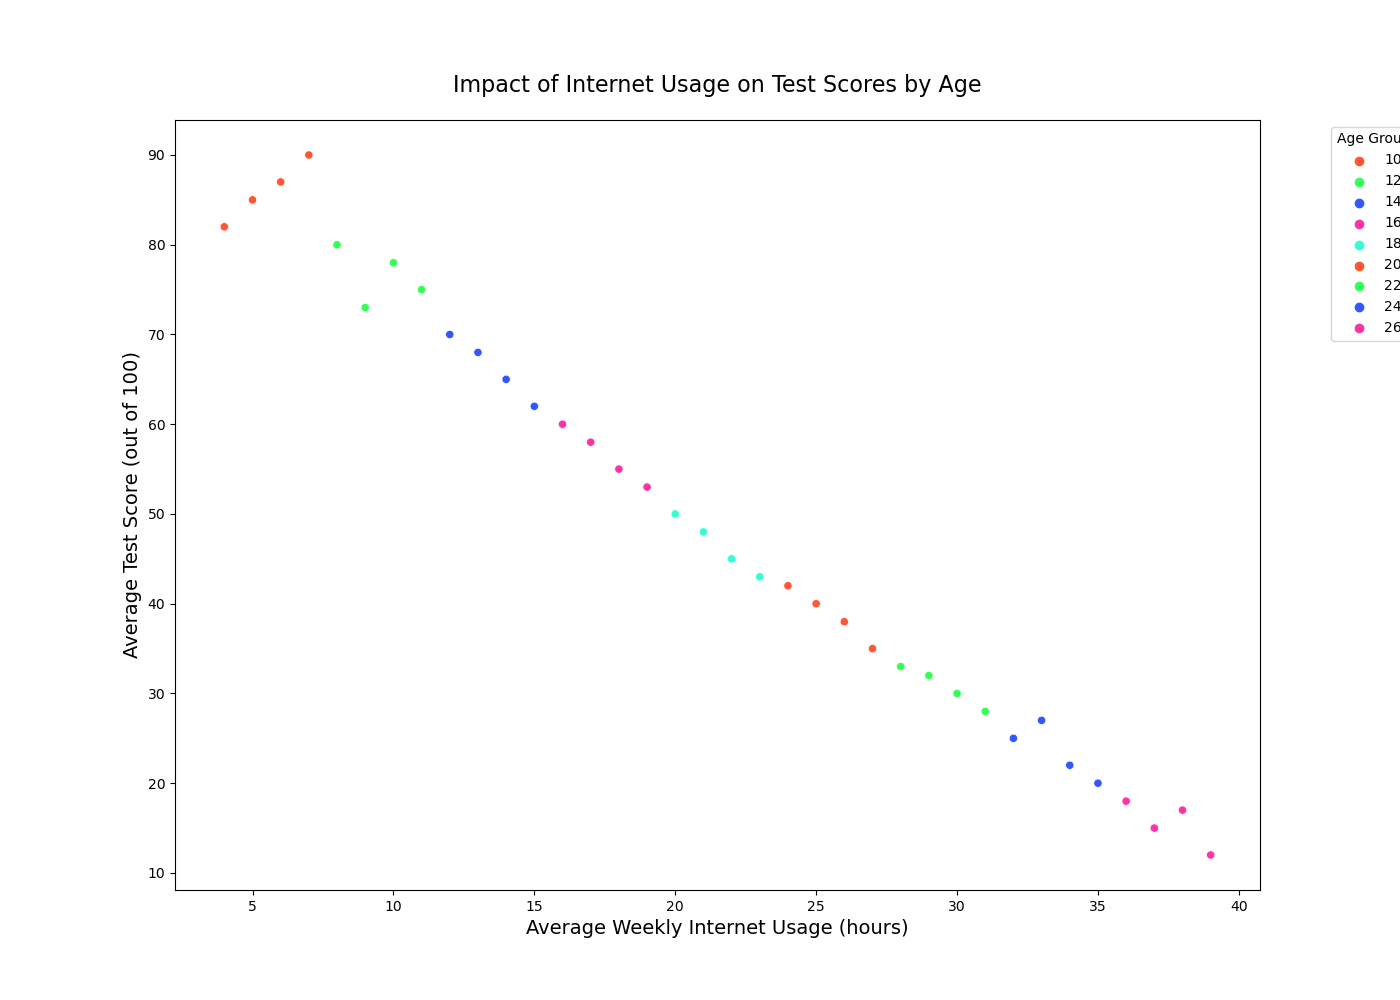

Generate this figure with Python:

import seaborn as sns
import pandas as pd
import matplotlib.pyplot as plt

data = {
    'Age': [10, 10, 10, 10, 12, 12, 12, 12, 14, 14, 14, 14, 16, 16, 16, 16, 18, 18, 18, 18, 20, 20, 20, 20, 22, 22, 22, 22, 24, 24, 24, 24, 26, 26, 26, 26],
    'Internet_Usage': [5, 6, 4, 7, 10, 8, 9, 11, 14, 12, 13, 15, 18, 16, 19, 17, 20, 21, 22, 23, 25, 24, 26, 27, 28, 30, 29, 31, 32, 33, 34, 35, 36, 37, 38, 39],
    'Test_Score': [85, 87, 82, 90, 78, 80, 73, 75, 65, 70, 68, 62, 55, 60, 53, 58, 50, 48, 45, 43, 40, 42, 38, 35, 33, 30, 32, 28, 25, 27, 22, 20, 18, 15, 17, 12]
}

df = pd.DataFrame(data)

plt.figure(figsize=(14, 10))
scatter_plot = sns.scatterplot(x='Internet_Usage', y='Test_Score', hue='Age', palette=['#FF5733', '#33FF57', '#3357FF', '#FF33A8', '#33FFD2'], data=df)

scatter_plot.set_title('Impact of Internet Usage on Test Scores by Age', fontsize=16, pad=20)
scatter_plot.set_xlabel('Average Weekly Internet Usage (hours)', fontsize=14)
scatter_plot.set_ylabel('Average Test Score (out of 100)', fontsize=14)

plt.legend(title='Age Group', loc='upper right', bbox_to_anchor=(1.15, 1))
plt.show()
